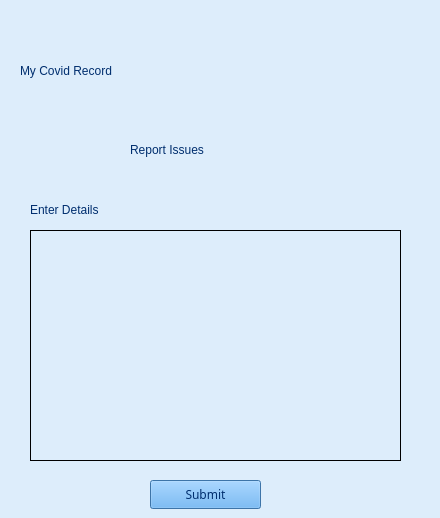
    <widget class="QWidget" name="reportPage">
     <property name="styleSheet">
      <string notr="true">background-color: rgb(221, 237, 251);</string>
     </property>
     <widget class="QLabel" name="myCovidRecordLabel_8">
      <property name="geometry">
       <rect>
        <x>20</x>
        <y>20</y>
        <width>211</width>
        <height>101</height>
       </rect>
      </property>
      <property name="styleSheet">
       <string notr="true">font: 700 16pt &quot;Fira Sans&quot;;
color: rgb(0, 46, 110);</string>
      </property>
      <property name="text">
       <string>My Covid Record</string>
      </property>
     </widget>
     <widget class="QLabel" name="topLogoLabel_2">
      <property name="geometry">
       <rect>
        <x>270</x>
        <y>40</y>
        <width>161</width>
        <height>81</height>
       </rect>
      </property>
      <property name="text">
       <string>&lt;html&gt;&lt;head/&gt;&lt;body&gt;&lt;p&gt;&lt;img src=&quot;:/IconsAndImages/MOHLOgo.svg&quot;/&gt;&lt;/p&gt;&lt;/body&gt;&lt;/html&gt;</string>
      </property>
     </widget>
     <widget class="QLabel" name="textLabel_2">
      <property name="geometry">
       <rect>
        <x>130</x>
        <y>140</y>
        <width>151</width>
        <height>20</height>
       </rect>
      </property>
      <property name="styleSheet">
       <string notr="true">font: 700 14pt &quot;Fira Sans&quot; rgb(85, 170, 255);
color: rgb(0, 46, 110);
</string>
      </property>
      <property name="text">
       <string>Report Issues</string>
      </property>
     </widget>
     <widget class="QTextEdit" name="issueTextBox">
      <property name="geometry">
       <rect>
        <x>30</x>
        <y>230</y>
        <width>371</width>
        <height>231</height>
       </rect>
      </property>
      <property name="frameShape">
       <enum>QFrame::Box</enum>
      </property>
      <property name="frameShadow">
       <enum>QFrame::Plain</enum>
      </property>
     </widget>
     <widget class="QLabel" name="textLabel_3">
      <property name="geometry">
       <rect>
        <x>30</x>
        <y>200</y>
        <width>151</width>
        <height>20</height>
       </rect>
      </property>
      <property name="styleSheet">
       <string notr="true">font: 700 12pt &quot;Fira Sans&quot; rgb(85, 170, 255);
color: rgb(0, 46, 110);
</string>
      </property>
      <property name="text">
       <string>Enter Details</string>
      </property>
     </widget>
     <widget class="QLabel" name="label">
      <property name="geometry">
       <rect>
        <x>370</x>
        <y>190</y>
        <width>31</width>
        <height>31</height>
       </rect>
      </property>
      <property name="text">
       <string>&lt;html&gt;&lt;head/&gt;&lt;body&gt;&lt;p&gt;&lt;img src=&quot;:/IconsAndImages/attachsquare.png&quot;/&gt;&lt;/p&gt;&lt;/body&gt;&lt;/html&gt;</string>
      </property>
     </widget>
     <widget class="QPushButton" name="submitButton">
      <property name="geometry">
       <rect>
        <x>150</x>
        <y>480</y>
        <width>111</width>
        <height>29</height>
       </rect>
      </property>
      <property name="font">
       <font>
        <family>Fira Sans</family>
       </font>
      </property>
      <property name="autoFillBackground">
       <bool>false</bool>
      </property>
      <property name="styleSheet">
       <string notr="true">background-color: rgb(85, 163, 235);
color: rgb(0, 46, 110);
</string>
      </property>
      <property name="text">
       <string>Submit</string>
      </property>
     </widget>
    </widget>
